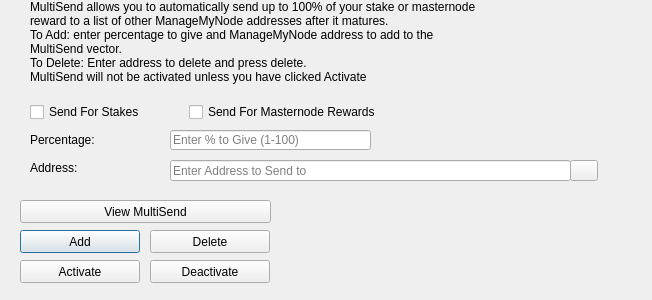
<?xml version="1.0" encoding="UTF-8"?>
<ui version="4.0">
 <class>MultiSendDialog</class>
 <widget class="QDialog" name="MultiSendDialog">
  <property name="windowModality">
   <enum>Qt::NonModal</enum>
  </property>
  <property name="geometry">
   <rect>
    <x>0</x>
    <y>0</y>
    <width>652</width>
    <height>300</height>
   </rect>
  </property>
  <property name="windowTitle">
   <string>MultiSend</string>
  </property>
  <widget class="QLineEdit" name="multiSendPercentEdit">
   <property name="geometry">
    <rect>
     <x>170</x>
     <y>130</y>
     <width>201</width>
     <height>20</height>
    </rect>
   </property>
   <property name="toolTip">
    <string>Enter whole numbers 1 - 100</string>
   </property>
   <property name="placeholderText">
    <string>Enter % to Give (1-100)</string>
   </property>
  </widget>
  <widget class="QLineEdit" name="multiSendAddressEdit">
   <property name="geometry">
    <rect>
     <x>170</x>
     <y>160</y>
     <width>401</width>
     <height>21</height>
    </rect>
   </property>
   <property name="toolTip">
    <string/>
   </property>
   <property name="placeholderText">
    <string>Enter Address to Send to</string>
   </property>
  </widget>
  <widget class="QLabel" name="label_2">
   <property name="geometry">
    <rect>
     <x>30</x>
     <y>0</y>
     <width>451</width>
     <height>121</height>
    </rect>
   </property>
   <property name="lineWidth">
    <number>1</number>
   </property>
   <property name="text">
    <string>MultiSend allows you to automatically send up to 100% of your stake or masternode reward to a list of other ManageMyNode addresses after it matures.
To Add: enter percentage to give and ManageMyNode address to add to the MultiSend vector.
To Delete: Enter address to delete and press delete.
MultiSend will not be activated unless you have clicked Activate</string>
   </property>
   <property name="alignment">
    <set>Qt::AlignLeading|Qt::AlignLeft|Qt::AlignTop</set>
   </property>
   <property name="wordWrap">
    <bool>true</bool>
   </property>
  </widget>
  <widget class="QLabel" name="message">
   <property name="geometry">
    <rect>
     <x>290</x>
     <y>200</y>
     <width>351</width>
     <height>91</height>
    </rect>
   </property>
   <property name="text">
    <string/>
   </property>
  </widget>
  <widget class="QPushButton" name="addButton">
   <property name="geometry">
    <rect>
     <x>20</x>
     <y>230</y>
     <width>120</width>
     <height>23</height>
    </rect>
   </property>
   <property name="toolTip">
    <string/>
   </property>
   <property name="statusTip">
    <string>Add to MultiSend Vector</string>
   </property>
   <property name="text">
    <string>Add</string>
   </property>
  </widget>
  <widget class="QPushButton" name="disableButton">
   <property name="geometry">
    <rect>
     <x>150</x>
     <y>260</y>
     <width>120</width>
     <height>23</height>
    </rect>
   </property>
   <property name="statusTip">
    <string>Deactivate MultiSend</string>
   </property>
   <property name="text">
    <string>Deactivate</string>
   </property>
  </widget>
  <widget class="QPushButton" name="addressBookButton">
   <property name="geometry">
    <rect>
     <x>570</x>
     <y>160</y>
     <width>28</width>
     <height>21</height>
    </rect>
   </property>
   <property name="toolTip">
    <string>Choose an address from the address book</string>
   </property>
   <property name="text">
    <string/>
   </property>
   <property name="icon">
    <iconset resource="../managemynode.qrc">
     <normaloff>:/icons/address-book</normaloff>:/icons/address-book</iconset>
   </property>
   <property name="shortcut">
    <string>Alt+A</string>
   </property>
   <property name="autoDefault">
    <bool>false</bool>
   </property>
  </widget>
  <widget class="QLabel" name="label">
   <property name="geometry">
    <rect>
     <x>30</x>
     <y>130</y>
     <width>121</width>
     <height>20</height>
    </rect>
   </property>
   <property name="toolTip">
    <string>Percentage of stake to send</string>
   </property>
   <property name="text">
    <string>Percentage:</string>
   </property>
  </widget>
  <widget class="QLabel" name="label_5">
   <property name="geometry">
    <rect>
     <x>30</x>
     <y>160</y>
     <width>111</width>
     <height>16</height>
    </rect>
   </property>
   <property name="toolTip">
    <string>Address to send portion of stake to</string>
   </property>
   <property name="text">
    <string>Address:</string>
   </property>
  </widget>
  <widget class="QPushButton" name="deleteButton">
   <property name="geometry">
    <rect>
     <x>150</x>
     <y>230</y>
     <width>120</width>
     <height>23</height>
    </rect>
   </property>
   <property name="toolTip">
    <string/>
   </property>
   <property name="statusTip">
    <string>Delete Address From MultiSend Vector</string>
   </property>
   <property name="text">
    <string>Delete</string>
   </property>
  </widget>
  <widget class="QPushButton" name="activateButton">
   <property name="geometry">
    <rect>
     <x>20</x>
     <y>260</y>
     <width>120</width>
     <height>23</height>
    </rect>
   </property>
   <property name="statusTip">
    <string>Activate MultiSend</string>
   </property>
   <property name="text">
    <string>Activate</string>
   </property>
  </widget>
  <widget class="QPushButton" name="viewButton">
   <property name="geometry">
    <rect>
     <x>20</x>
     <y>200</y>
     <width>251</width>
     <height>23</height>
    </rect>
   </property>
   <property name="toolTip">
    <string/>
   </property>
   <property name="statusTip">
    <string>View MultiSend Vector</string>
   </property>
   <property name="text">
    <string>View MultiSend</string>
   </property>
  </widget>
  <widget class="QWidget" name="horizontalLayoutWidget">
   <property name="geometry">
    <rect>
     <x>30</x>
     <y>100</y>
     <width>351</width>
     <height>24</height>
    </rect>
   </property>
   <layout class="QHBoxLayout" name="horizontalLayout">
    <item>
     <widget class="QCheckBox" name="multiSendStakeCheckBox">
      <property name="text">
       <string>Send For Stakes</string>
      </property>
     </widget>
    </item>
    <item>
     <widget class="QCheckBox" name="multiSendMasternodeCheckBox">
      <property name="text">
       <string>Send For Masternode Rewards</string>
      </property>
     </widget>
    </item>
   </layout>
  </widget>
 </widget>
 <resources>
  <include location="../managemynode.qrc"/>
 </resources>
 <connections/>
</ui>
